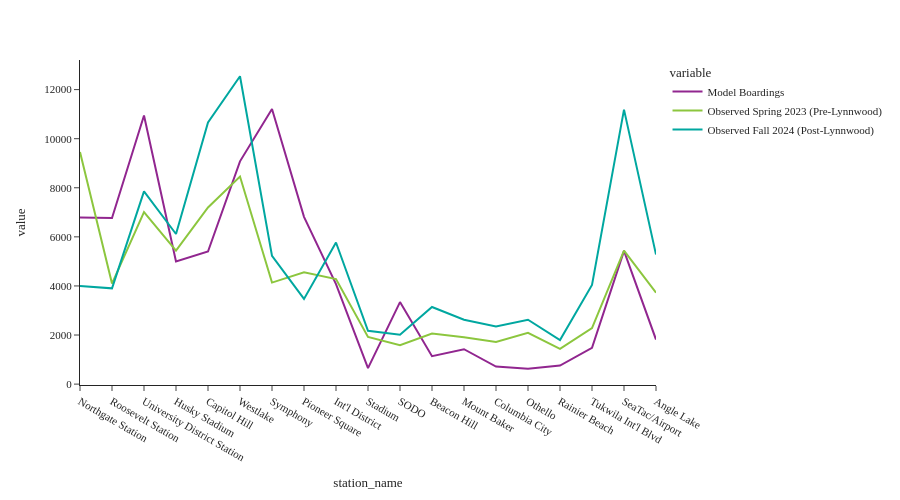

The notebook cell this image was saved under:
### Code cell
fig = px.line(df_1_line)
fig.update_layout(height=500, width=900, font=dict(size=11),
                  yaxis_tickformat = '.00f')
fig.show()

### Figure 1 — Plotly figure (JSON) as saved in the notebook; plotly's stock layout.template omitted (floating-point values rounded to 4 significant figures)
{"data": [{"hovertemplate": "variable=Model Boardings<br>station_name=%{x}<br>value=%{y}<extra></extra>", "legendgroup": "Model Boardings", "line": {"color": "#91268F", "dash": "solid"}, "marker": {"symbol": "circle"}, "mode": "lines", "name": "Model Boardings", "orientation": "v", "showlegend": true, "type": "scatter", "x": ["Northgate Station", "Roosevelt Station", "University District Station", "Husky Stadium", "Capitol Hill", "Westlake", "Symphony", "Pioneer Square", "Int'l District", "Stadium", "SODO", "Beacon Hill", "Mount Baker", "Columbia City", "Othello", "Rainier Beach", "Tukwila Int'l Blvd", "SeaTac/Airport", "Angle Lake"], "xaxis": "x", "y": [6784.0, 6767.0, 10950.0, 4995.0, 5401.0, 9078.0, 11210.0, 6815.0, 4076.0, 651.0, 3341.0, 1136.0, 1421.0, 714.5, 625.8, 753.4, 1479.0, 5429.0, 1816.0], "yaxis": "y"}, {"hovertemplate": "variable=Observed Spring 2023 (Pre-Lynnwood)<br>station_name=%{x}<br>value=%{y}<extra></extra>", "legendgroup": "Observed Spring 2023 (Pre-Lynnwood)", "line": {"color": "#8CC63E", "dash": "solid"}, "marker": {"symbol": "circle"}, "mode": "lines", "name": "Observed Spring 2023 (Pre-Lynnwood)", "orientation": "v", "showlegend": true, "type": "scatter", "x": ["Northgate Station", "Roosevelt Station", "University District Station", "Husky Stadium", "Capitol Hill", "Westlake", "Symphony", "Pioneer Square", "Int'l District", "Stadium", "SODO", "Beacon Hill", "Mount Baker", "Columbia City", "Othello", "Rainier Beach", "Tukwila Int'l Blvd", "SeaTac/Airport", "Angle Lake"], "xaxis": "x", "y": [9458.0, 4095.0, 7011.0, 5440.0, 7196.0, 8457.0, 4137.0, 4552.0, 4278.0, 1920.0, 1587.0, 2059.0, 1909.0, 1713.0, 2088.0, 1436.0, 2278.0, 5435.0, 3725.0], "yaxis": "y"}, {"hovertemplate": "variable=Observed Fall 2024 (Post-Lynnwood)<br>station_name=%{x}<br>value=%{y}<extra></extra>", "legendgroup": "Observed Fall 2024 (Post-Lynnwood)", "line": {"color": "#00A7A0", "dash": "solid"}, "marker": {"symbol": "circle"}, "mode": "lines", "name": "Observed Fall 2024 (Post-Lynnwood)", "orientation": "v", "showlegend": true, "type": "scatter", "x": ["Northgate Station", "Roosevelt Station", "University District Station", "Husky Stadium", "Capitol Hill", "Westlake", "Symphony", "Pioneer Square", "Int'l District", "Stadium", "SODO", "Beacon Hill", "Mount Baker", "Columbia City", "Othello", "Rainier Beach", "Tukwila Int'l Blvd", "SeaTac/Airport", "Angle Lake"], "xaxis": "x", "y": [4002.0, 3902.0, 7852.0, 6116.0, 10660.0, 12540.0, 5227.0, 3470.0, 5770.0, 2171.0, 2010.0, 3143.0, 2621.0, 2353.0, 2621.0, 1794.0, 4043.0, 11180.0, 5276.0], "yaxis": "y"}], "layout": {"font": {"size": 11}, "height": 500, "legend": {"title": {"text": "variable"}, "tracegroupgap": 0}, "margin": {"t": 60}, "width": 900, "xaxis": {"anchor": "y", "domain": [0.0, 1.0], "title": {"text": "station_name"}}, "yaxis": {"anchor": "x", "domain": [0.0, 1.0], "tickformat": ".00f", "title": {"text": "value"}}}}
